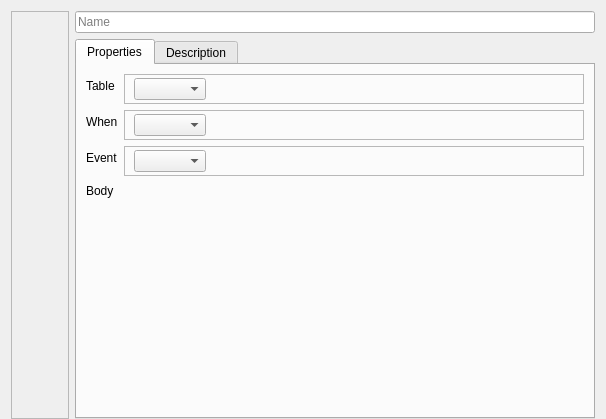
<?xml version="1.0" encoding="UTF-8"?>
<ui version="4.0">
 <class>TriggerForm</class>
 <widget class="QWidget" name="TriggerForm">
  <property name="geometry">
   <rect>
    <x>0</x>
    <y>0</y>
    <width>606</width>
    <height>419</height>
   </rect>
  </property>
  <property name="windowTitle">
   <string>Form</string>
  </property>
  <layout class="QHBoxLayout" name="horizontalLayout_5">
   <property name="bottomMargin">
    <number>0</number>
   </property>
   <item>
    <widget class="QFrame" name="frameForUnlockButton">
     <property name="frameShape">
      <enum>QFrame::StyledPanel</enum>
     </property>
     <property name="frameShadow">
      <enum>QFrame::Raised</enum>
     </property>
     <layout class="QVBoxLayout" name="verticalLayout">
      <property name="spacing">
       <number>0</number>
      </property>
      <property name="margin">
       <number>0</number>
      </property>
      <item>
       <widget class="QToolButton" name="btnLock">
        <property name="text">
         <string/>
        </property>
        <property name="iconSize">
         <size>
          <width>48</width>
          <height>48</height>
         </size>
        </property>
        <property name="checkable">
         <bool>true</bool>
        </property>
        <property name="popupMode">
         <enum>QToolButton::InstantPopup</enum>
        </property>
        <property name="autoRaise">
         <bool>true</bool>
        </property>
       </widget>
      </item>
      <item>
       <widget class="QToolButton" name="btnUndelete">
        <property name="toolTip">
         <string>This object was deleted in a Patch. Click this button to Undelete it.</string>
        </property>
        <property name="text">
         <string/>
        </property>
        <property name="icon">
         <iconset resource="../dbm.qrc">
          <normaloff>:/images/actions/images/small/gnome_undelete.png</normaloff>:/images/actions/images/small/gnome_undelete.png</iconset>
        </property>
        <property name="iconSize">
         <size>
          <width>48</width>
          <height>48</height>
         </size>
        </property>
        <property name="checkable">
         <bool>false</bool>
        </property>
        <property name="popupMode">
         <enum>QToolButton::InstantPopup</enum>
        </property>
        <property name="autoRaise">
         <bool>true</bool>
        </property>
       </widget>
      </item>
      <item>
       <spacer name="verticalSpacer_2">
        <property name="orientation">
         <enum>Qt::Vertical</enum>
        </property>
        <property name="sizeHint" stdset="0">
         <size>
          <width>20</width>
          <height>40</height>
         </size>
        </property>
       </spacer>
      </item>
     </layout>
    </widget>
   </item>
   <item>
    <widget class="QWidget" name="widget" native="true">
     <layout class="QVBoxLayout" name="verticalLayout_3">
      <property name="margin">
       <number>0</number>
      </property>
      <item>
       <widget class="QLineEdit" name="txtTriggerName">
        <property name="placeholderText">
         <string>Name</string>
        </property>
       </widget>
      </item>
      <item>
       <widget class="QTabWidget" name="tabWidget">
        <property name="currentIndex">
         <number>0</number>
        </property>
        <widget class="QWidget" name="tabWidgetPage1">
         <attribute name="icon">
          <iconset resource="../dbm.qrc">
           <normaloff>:/images/actions/images/small/trigger.png</normaloff>:/images/actions/images/small/trigger.png</iconset>
         </attribute>
         <attribute name="title">
          <string>Properties</string>
         </attribute>
         <layout class="QFormLayout" name="formLayout">
          <property name="fieldGrowthPolicy">
           <enum>QFormLayout::AllNonFixedFieldsGrow</enum>
          </property>
          <property name="margin">
           <number>9</number>
          </property>
          <item row="0" column="0">
           <widget class="QLabel" name="label">
            <property name="text">
             <string>Table</string>
            </property>
           </widget>
          </item>
          <item row="0" column="1">
           <widget class="QFrame" name="frame_tab">
            <property name="frameShape">
             <enum>QFrame::StyledPanel</enum>
            </property>
            <property name="frameShadow">
             <enum>QFrame::Raised</enum>
            </property>
            <layout class="QHBoxLayout" name="horizontalLayout_2">
             <property name="topMargin">
              <number>3</number>
             </property>
             <property name="bottomMargin">
              <number>3</number>
             </property>
             <item>
              <widget class="QComboBox" name="cmbTables"/>
             </item>
             <item>
              <spacer name="horizontalSpacer_2">
               <property name="orientation">
                <enum>Qt::Horizontal</enum>
               </property>
               <property name="sizeHint" stdset="0">
                <size>
                 <width>40</width>
                 <height>20</height>
                </size>
               </property>
              </spacer>
             </item>
            </layout>
           </widget>
          </item>
          <item row="1" column="0">
           <widget class="QLabel" name="label_2">
            <property name="text">
             <string>When</string>
            </property>
           </widget>
          </item>
          <item row="1" column="1">
           <widget class="QFrame" name="frame">
            <property name="frameShape">
             <enum>QFrame::StyledPanel</enum>
            </property>
            <property name="frameShadow">
             <enum>QFrame::Raised</enum>
            </property>
            <layout class="QHBoxLayout" name="horizontalLayout">
             <property name="topMargin">
              <number>3</number>
             </property>
             <property name="bottomMargin">
              <number>3</number>
             </property>
             <item>
              <widget class="QComboBox" name="cmbTime"/>
             </item>
             <item>
              <spacer name="horizontalSpacer">
               <property name="orientation">
                <enum>Qt::Horizontal</enum>
               </property>
               <property name="sizeType">
                <enum>QSizePolicy::MinimumExpanding</enum>
               </property>
               <property name="sizeHint" stdset="0">
                <size>
                 <width>40</width>
                 <height>20</height>
                </size>
               </property>
              </spacer>
             </item>
            </layout>
           </widget>
          </item>
          <item row="2" column="0">
           <widget class="QLabel" name="label_3">
            <property name="text">
             <string>Event</string>
            </property>
           </widget>
          </item>
          <item row="2" column="1">
           <widget class="QFrame" name="frame_3">
            <property name="frameShape">
             <enum>QFrame::StyledPanel</enum>
            </property>
            <property name="frameShadow">
             <enum>QFrame::Raised</enum>
            </property>
            <layout class="QHBoxLayout" name="horizontalLayout_3">
             <property name="topMargin">
              <number>3</number>
             </property>
             <property name="bottomMargin">
              <number>3</number>
             </property>
             <item>
              <widget class="QComboBox" name="cmbEvent"/>
             </item>
             <item>
              <spacer name="horizontalSpacer_3">
               <property name="orientation">
                <enum>Qt::Horizontal</enum>
               </property>
               <property name="sizeHint" stdset="0">
                <size>
                 <width>40</width>
                 <height>20</height>
                </size>
               </property>
              </spacer>
             </item>
            </layout>
           </widget>
          </item>
          <item row="3" column="0">
           <widget class="QLabel" name="label_4">
            <property name="text">
             <string>Body</string>
            </property>
           </widget>
          </item>
          <item row="3" column="1">
           <widget class="QFrame" name="frame_2">
            <layout class="QHBoxLayout" name="horizontalLayout_4"/>
           </widget>
          </item>
         </layout>
        </widget>
        <widget class="QWidget" name="tab">
         <attribute name="icon">
          <iconset resource="../dbm.qrc">
           <normaloff>:/images/actions/images/actions/note.png</normaloff>:/images/actions/images/actions/note.png</iconset>
         </attribute>
         <attribute name="title">
          <string>Description</string>
         </attribute>
         <layout class="QVBoxLayout" name="verticalLayout_2">
          <item>
           <widget class="QTextEdit" name="txtDescription"/>
          </item>
         </layout>
        </widget>
       </widget>
      </item>
     </layout>
    </widget>
   </item>
  </layout>
 </widget>
 <resources>
  <include location="../dbm.qrc"/>
 </resources>
 <connections>
  <connection>
   <sender>cmbTime</sender>
   <signal>currentIndexChanged(QString)</signal>
   <receiver>TriggerForm</receiver>
   <slot>whenChanged(QString)</slot>
   <hints>
    <hint type="sourcelabel">
     <x>97</x>
     <y>105</y>
    </hint>
    <hint type="destinationlabel">
     <x>302</x>
     <y>209</y>
    </hint>
   </hints>
  </connection>
  <connection>
   <sender>cmbEvent</sender>
   <signal>currentIndexChanged(QString)</signal>
   <receiver>TriggerForm</receiver>
   <slot>eventChanged(QString)</slot>
   <hints>
    <hint type="sourcelabel">
     <x>96</x>
     <y>141</y>
    </hint>
    <hint type="destinationlabel">
     <x>302</x>
     <y>209</y>
    </hint>
   </hints>
  </connection>
  <connection>
   <sender>cmbTables</sender>
   <signal>currentIndexChanged(QString)</signal>
   <receiver>TriggerForm</receiver>
   <slot>tableChanged(QString)</slot>
   <hints>
    <hint type="sourcelabel">
     <x>89</x>
     <y>70</y>
    </hint>
    <hint type="destinationlabel">
     <x>302</x>
     <y>209</y>
    </hint>
   </hints>
  </connection>
  <connection>
   <sender>txtTriggerName</sender>
   <signal>textEdited(QString)</signal>
   <receiver>TriggerForm</receiver>
   <slot>nameChanged(QString)</slot>
   <hints>
    <hint type="sourcelabel">
     <x>318</x>
     <y>40</y>
    </hint>
    <hint type="destinationlabel">
     <x>302</x>
     <y>209</y>
    </hint>
   </hints>
  </connection>
  <connection>
   <sender>txtDescription</sender>
   <signal>textChanged()</signal>
   <receiver>TriggerForm</receiver>
   <slot>descriptionChanged()</slot>
   <hints>
    <hint type="sourcelabel">
     <x>301</x>
     <y>218</y>
    </hint>
    <hint type="destinationlabel">
     <x>302</x>
     <y>209</y>
    </hint>
   </hints>
  </connection>
  <connection>
   <sender>btnLock</sender>
   <signal>toggled(bool)</signal>
   <receiver>TriggerForm</receiver>
   <slot>onLockUnlock(bool)</slot>
   <hints>
    <hint type="sourcelabel">
     <x>38</x>
     <y>37</y>
    </hint>
    <hint type="destinationlabel">
     <x>302</x>
     <y>209</y>
    </hint>
   </hints>
  </connection>
  <connection>
   <sender>btnUndelete</sender>
   <signal>clicked()</signal>
   <receiver>TriggerForm</receiver>
   <slot>onUndelete()</slot>
   <hints>
    <hint type="sourcelabel">
     <x>38</x>
     <y>91</y>
    </hint>
    <hint type="destinationlabel">
     <x>302</x>
     <y>209</y>
    </hint>
   </hints>
  </connection>
 </connections>
 <slots>
  <slot>nameChanged(QString)</slot>
  <slot>eventChanged(QString)</slot>
  <slot>whenChanged(QString)</slot>
  <slot>tableChanged(QString)</slot>
  <slot>descriptionChanged()</slot>
  <slot>onLockUnlock(bool)</slot>
  <slot>onUndelete()</slot>
 </slots>
</ui>
